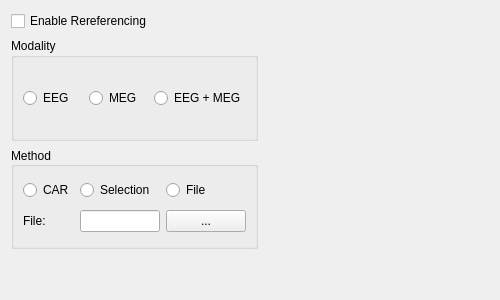
<?xml version="1.0" encoding="UTF-8"?>
<ui version="4.0">
 <class>RereferenceWidget</class>
 <widget class="QWidget" name="RereferenceWidget">
  <property name="geometry">
   <rect>
    <x>0</x>
    <y>0</y>
    <width>500</width>
    <height>300</height>
   </rect>
  </property>
  <property name="windowTitle">
   <string>Form</string>
  </property>
  <layout class="QGridLayout" name="gridLayout_2">
   <item row="5" column="0">
    <spacer name="verticalSpacer">
     <property name="orientation">
      <enum>Qt::Vertical</enum>
     </property>
     <property name="sizeType">
      <enum>QSizePolicy::Preferred</enum>
     </property>
     <property name="sizeHint" stdset="0">
      <size>
       <width>20</width>
       <height>40</height>
      </size>
     </property>
    </spacer>
   </item>
   <item row="0" column="0">
    <widget class="QCheckBox" name="checkBox_Enabled">
     <property name="text">
      <string>Enable Rereferencing</string>
     </property>
    </widget>
   </item>
   <item row="2" column="0">
    <widget class="QGroupBox" name="groupBoxModality">
     <property name="enabled">
      <bool>true</bool>
     </property>
     <property name="sizePolicy">
      <sizepolicy hsizetype="Preferred" vsizetype="Preferred">
       <horstretch>0</horstretch>
       <verstretch>0</verstretch>
      </sizepolicy>
     </property>
     <property name="title">
      <string>Modality</string>
     </property>
     <layout class="QGridLayout" name="gridLayout_3">
      <item row="0" column="0">
       <widget class="QRadioButton" name="radioButton_EEG">
        <property name="text">
         <string>EEG</string>
        </property>
        <attribute name="buttonGroup">
         <string notr="true">buttonGroupModality</string>
        </attribute>
       </widget>
      </item>
      <item row="0" column="1">
       <widget class="QRadioButton" name="radioButton_MEG">
        <property name="text">
         <string>MEG</string>
        </property>
        <attribute name="buttonGroup">
         <string notr="true">buttonGroupModality</string>
        </attribute>
       </widget>
      </item>
      <item row="0" column="2">
       <widget class="QRadioButton" name="radioButton_EMEG">
        <property name="text">
         <string>EEG + MEG</string>
        </property>
        <attribute name="buttonGroup">
         <string notr="true">buttonGroupModality</string>
        </attribute>
       </widget>
      </item>
     </layout>
    </widget>
   </item>
   <item row="2" column="1">
    <spacer name="horizontalSpacer">
     <property name="orientation">
      <enum>Qt::Horizontal</enum>
     </property>
     <property name="sizeType">
      <enum>QSizePolicy::Expanding</enum>
     </property>
     <property name="sizeHint" stdset="0">
      <size>
       <width>20</width>
       <height>20</height>
      </size>
     </property>
    </spacer>
   </item>
   <item row="4" column="0">
    <widget class="QGroupBox" name="groupBoxMethod">
     <property name="title">
      <string>Method</string>
     </property>
     <property name="alignment">
      <set>Qt::AlignLeading|Qt::AlignLeft|Qt::AlignVCenter</set>
     </property>
     <layout class="QGridLayout" name="gridLayout">
      <item row="0" column="0">
       <widget class="QRadioButton" name="radioButton_CAR">
        <property name="text">
         <string>CAR</string>
        </property>
        <attribute name="buttonGroup">
         <string notr="true">buttonGroupMethod</string>
        </attribute>
       </widget>
      </item>
      <item row="0" column="1">
       <widget class="QRadioButton" name="radioButton_Selection">
        <property name="layoutDirection">
         <enum>Qt::LeftToRight</enum>
        </property>
        <property name="text">
         <string>Selection</string>
        </property>
        <attribute name="buttonGroup">
         <string notr="true">buttonGroupMethod</string>
        </attribute>
       </widget>
      </item>
      <item row="0" column="2">
       <widget class="QRadioButton" name="radioButton_File">
        <property name="text">
         <string>File</string>
        </property>
        <attribute name="buttonGroup">
         <string notr="true">buttonGroupMethod</string>
        </attribute>
       </widget>
      </item>
      <item row="1" column="0">
       <widget class="QLabel" name="label">
        <property name="text">
         <string>File:</string>
        </property>
       </widget>
      </item>
      <item row="1" column="1">
       <widget class="QLineEdit" name="lineEdit_File">
        <property name="sizePolicy">
         <sizepolicy hsizetype="Preferred" vsizetype="Fixed">
          <horstretch>0</horstretch>
          <verstretch>0</verstretch>
         </sizepolicy>
        </property>
        <property name="maximumSize">
         <size>
          <width>80</width>
          <height>16777215</height>
         </size>
        </property>
       </widget>
      </item>
      <item row="1" column="2">
       <widget class="QPushButton" name="pushButton_File">
        <property name="text">
         <string>...</string>
        </property>
       </widget>
      </item>
     </layout>
    </widget>
   </item>
   <item row="1" column="0">
    <spacer name="verticalSpacer_2">
     <property name="orientation">
      <enum>Qt::Vertical</enum>
     </property>
     <property name="sizeType">
      <enum>QSizePolicy::Fixed</enum>
     </property>
     <property name="sizeHint" stdset="0">
      <size>
       <width>20</width>
       <height>1</height>
      </size>
     </property>
    </spacer>
   </item>
  </layout>
 </widget>
 <resources/>
 <connections/>
 <buttongroups>
  <buttongroup name="buttonGroupModality"/>
  <buttongroup name="buttonGroupMethod"/>
 </buttongroups>
</ui>
